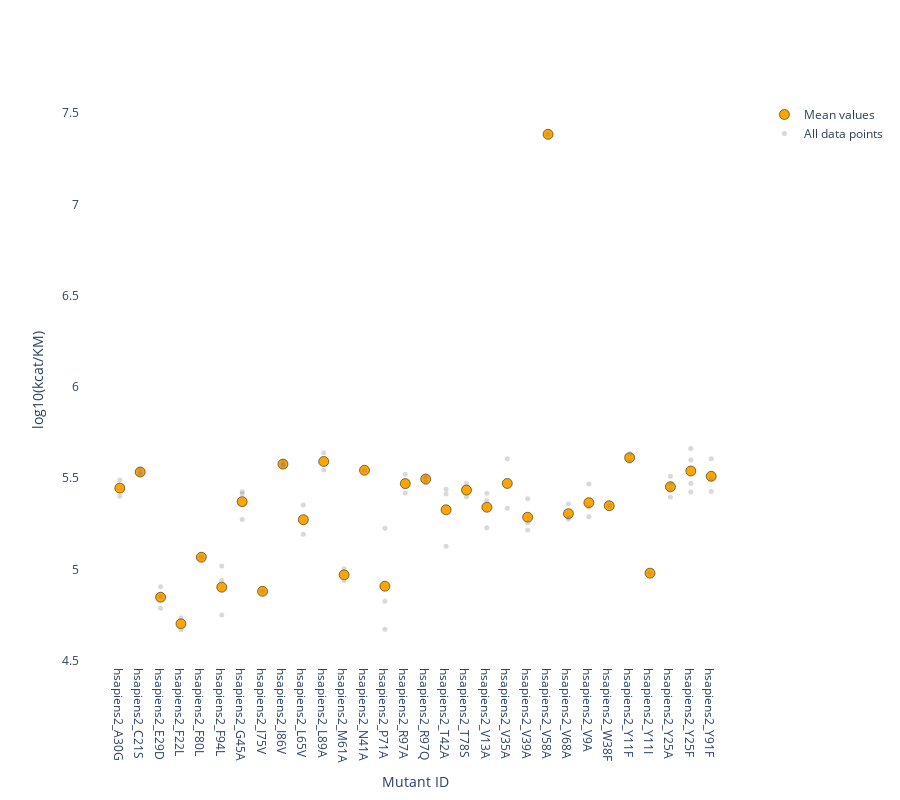

Here is the notebook cell this chart was saved with:
### Code cell
import plotly.graph_objects as go
from plotly.subplots import make_subplots

dat = all_turnover_dfs_concat[all_turnover_dfs_concat['experiment'] == '240418_AcP']

### Filtering ###
# remove low local background ratio
dat = dat[dat['local_bg_ratio'] > 2]
dat = dat[dat['EnzymeConc'] > 1]

# dat = dat.sample(50)
dat.sort_values('species', ascending=False, inplace=True)

# replace other species with "other"
keep_species = ['hsapiens', 'sbenthica', 'phorikoshii', 'hypf']
dat.loc[~dat['species'].isin(keep_species), 'species'] = 'other'

# keep only human mutants
dat = dat[dat['species'] == 'hsapiens']
dat = dat[dat['origin'] == 'mutant']

# create species colormap
colormap = {
    'hsapiens': 'orange',
    'sbenthica': 'blue',
    'phorikoshii': 'red',
    'hypf': 'green',
    'other': 'gray',
}

# Create a subplot, which will allow us to layer multiple scatter plots
fig = make_subplots()

# Now overlay mean kcat/km as point with species color
grouped = dat.groupby('MutantID')['kcat_over_KM_fit'].agg(['mean', 'std']).reset_index()
grouped['species'] = [dat[dat['MutantID'] == MutantID]['species'].values[0] for MutantID in grouped['MutantID']]

# Add the mean values
fig.add_trace(
    go.Scatter(
        x=grouped['MutantID'], 
        y=grouped['mean'], 
        mode='markers', 
        marker=dict(
            color=[colormap[species] for species in grouped['species']],
            size=10,
            line=dict(
                color='black',
                width=0.5
            )
        ),
        name='Mean values'
    )
)

# Add the
fig.add_trace(
    go.Scatter(
        x=dat['MutantID'], 
        y=dat['kcat_over_KM_fit'],
        mode='markers', 
        marker=dict(
            color='grey',
            size=5,
            opacity=0.3
        ),
        name='All data points'
    )
)


# Set the layout of the figure
fig.update_layout(
    autosize=False,
    height=800,  # Adjust the height to your preference
    plot_bgcolor = 'white'
)

# Set the x-axis label
fig.update_xaxes(title_text="Mutant ID")

# Set the y-axis label
fig.update_yaxes(title_text="log10(kcat/KM)")

# Show the plot
fig.show()

### Figure 1 — Plotly figure (JSON) as saved in the notebook; plotly's stock layout.template omitted (floating-point values rounded to 4 significant figures)
{"data": [{"marker": {"color": ["orange", "orange", "orange", "orange", "orange", "orange", "orange", "orange", "orange", "orange", "orange", "orange", "orange", "orange", "orange", "orange", "orange", "orange", "orange", "orange", "orange", "orange", "orange", "orange", "orange", "orange", "orange", "orange", "orange", "orange"], "line": {"color": "black", "width": 0.5}, "size": 10}, "mode": "markers", "name": "Mean values", "type": "scatter", "x": ["hsapiens2_A30G", "hsapiens2_C21S", "hsapiens2_E29D", "hsapiens2_F22L", "hsapiens2_F80L", "hsapiens2_F94L", "hsapiens2_G45A", "hsapiens2_I75V", "hsapiens2_I86V", "hsapiens2_L65V", "hsapiens2_L89A", "hsapiens2_M61A", "hsapiens2_N41A", "hsapiens2_P71A", "hsapiens2_R97A", "hsapiens2_R97Q", "hsapiens2_T42A", "hsapiens2_T78S", "hsapiens2_V13A", "hsapiens2_V35A", "hsapiens2_V39A", "hsapiens2_V58A", "hsapiens2_V68A", "hsapiens2_V9A", "hsapiens2_W38F", "hsapiens2_Y11F", "hsapiens2_Y11I", "hsapiens2_Y25A", "hsapiens2_Y25F", "hsapiens2_Y91F"], "y": [5.445, 5.533, 4.847, 4.702, 5.066, 4.902, 5.371, 4.88, 5.577, 5.272, 5.591, 4.97, 5.543, 4.908, 5.47, 5.495, 5.326, 5.434, 5.34, 5.471, 5.286, 7.384, 5.305, 5.365, 5.349, 5.612, 4.979, 5.452, 5.539, 5.51]}, {"marker": {"color": "grey", "opacity": 0.3, "size": 5}, "mode": "markers", "name": "All data points", "type": "scatter", "x": ["hsapiens2_Y25F", "hsapiens2_I75V", "hsapiens2_V13A", "hsapiens2_Y11F", "hsapiens2_T42A", "hsapiens2_N41A", "hsapiens2_Y25A", "hsapiens2_V68A", "hsapiens2_V39A", "hsapiens2_G45A", "hsapiens2_T42A", "hsapiens2_G45A", "hsapiens2_V13A", "hsapiens2_V68A", "hsapiens2_A30G", "hsapiens2_G45A", "hsapiens2_V35A", "hsapiens2_L89A", "hsapiens2_Y91F", "hsapiens2_R97A", "hsapiens2_V58A", "hsapiens2_P71A", "hsapiens2_V9A", "hsapiens2_Y25A", "hsapiens2_I86V", "hsapiens2_Y91F", "hsapiens2_T78S", "hsapiens2_W38F", "hsapiens2_F94L", "hsapiens2_F22L", "hsapiens2_E29D", "hsapiens2_Y25F", "hsapiens2_P71A", "hsapiens2_R97A", "hsapiens2_Y11I", "hsapiens2_C21S", "hsapiens2_P71A", "hsapiens2_V9A", "hsapiens2_F94L", "hsapiens2_C21S", "hsapiens2_R97Q", "hsapiens2_C21S", "hsapiens2_M61A", "hsapiens2_V68A", "hsapiens2_V39A", "hsapiens2_T42A", "hsapiens2_L65V", "hsapiens2_L65V", "hsapiens2_R97Q", "hsapiens2_F22L", "hsapiens2_I86V", "hsapiens2_Y25A", "hsapiens2_Y91F", "hsapiens2_L89A", "hsapiens2_V13A", "hsapiens2_E29D", "hsapiens2_F80L", "hsapiens2_I86V", "hsapiens2_Y25F", "hsapiens2_V9A", "hsapiens2_Y25A", "hsapiens2_Y11F", "hsapiens2_A30G", "hsapiens2_M61A", "hsapiens2_Y25F", "hsapiens2_V35A", "hsapiens2_R97Q", "hsapiens2_E29D", "hsapiens2_V39A", "hsapiens2_F94L", "hsapiens2_T78S"], "y": [5.662, 4.88, 5.376, 5.591, 5.439, 5.543, 5.396, 5.274, 5.255, 5.274, 5.413, 5.426, 5.417, 5.358, 5.489, 5.414, 5.606, 5.639, 5.605, 5.521, 7.384, 5.225, 5.467, 5.51, 5.572, 5.497, 5.471, 5.349, 4.749, 4.669, 4.787, 5.424, 4.826, 5.418, 4.979, 5.55, 4.672, 5.34, 4.939, 5.521, 5.497, 5.529, 5.003, 5.284, 5.215, 5.126, 5.352, 5.192, 5.513, 4.735, 5.587, 5.434, 5.427, 5.544, 5.227, 4.905, 5.066, 5.572, 5.471, 5.289, 5.47, 5.634, 5.401, 4.938, 5.599, 5.335, 5.474, 4.85, 5.386, 5.018, 5.397]}], "layout": {"autosize": false, "height": 800, "plot_bgcolor": "white", "xaxis": {"anchor": "y", "domain": [0, 1], "title": {"text": "Mutant ID"}}, "yaxis": {"anchor": "x", "domain": [0, 1], "title": {"text": "log10(kcat/KM)"}}}}
